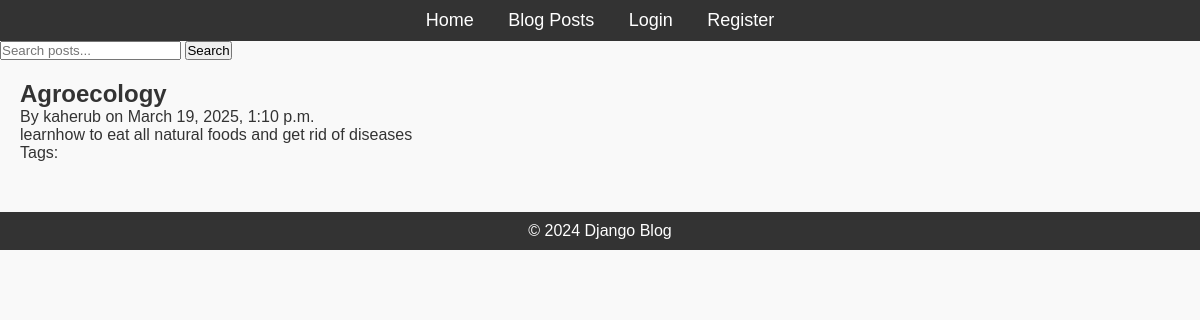
Screenshot of /post/3 with the database file from the repository.
### blog/models.py (models this page shows, shortened)
class Post(models.Model):
    title = models.CharField(max_length = 200)
    content = models.TextField()
    published_date = models.DateTimeField(auto_now_add = True)
    author = models.ForeignKey(User, on_delete=models.CASCADE, related_name = 'posts')
    tags = TaggableManager()  # include the tags attribut to the post model

### blog/views.py (the view)
# urls.py: path('post/<int:pk>', PostDetailView.as_view(), name='post_detail'),
class PostDetailView(DetailView):
    model = Post

### blog/templates/blog/post_detail.html (shortened to what this page needs)
{% extends "blog/base.html" %}
{% block content %}
    <h2>{{ object.title }}</h2>
    <p>By {{ object.author }} on {{ object.published_date }}</p>
    <p>{{ object.content }}</p>
    <p>Tags:
    </p>
{% endblock %}

### blog/static/css/styles.css (style rules this page uses)
* { margin: 0; padding: 0; box-sizing: border-box; }
body { font-family: Arial, sans-serif; background-color: #f9f9f9; color: #333; }

### rows the page displays
Post: title "Agroecology", author "kaherub", published_date "March 19, 2025, 1:10 p.m.", content "learnhow to eat all natural foods and get rid of diseases"
